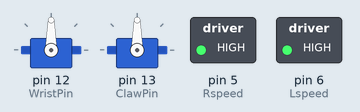
Bench run of a sketch on a simulated Arduino Uno, built with avr-gcc and run on an emulated ATmega328P. On the bench: 2 × servo, switched loads named in the sketch (green lamp = pin HIGH).

Above: at 0.05 s.
At 3.35 s:
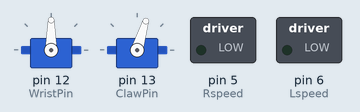
At 4.1 s:
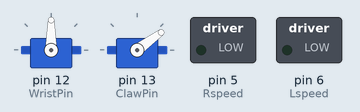
At 4.85 s:
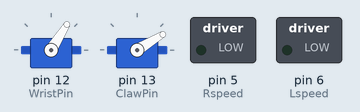
At 6.4 s:
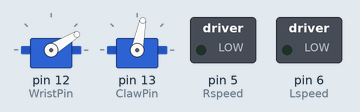
At 12.75 s:
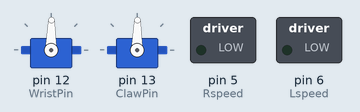
Timing chart, 0 to 16.7 s (numbered marks = the images above):
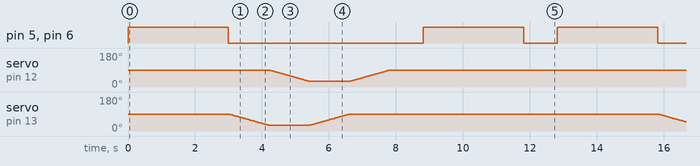

The sketch:

romeo_run_out_battery.ino
```cpp
/******************************************************************************
Romeo_run_out_battery

tests time I can get on a 2S Li ion battery

DFRobot Romeo Drive Bot
Robot for MakerFaire Kansas City Arch Reactor booth


SparkFun robot arm (https://www.sparkfun.com/products/11524 and
https://www.sparkfun.com/products/11674 )


DFRobot Romeo v2 controller board
http://www.dfrobot.com/wiki/index.php/Romeo_V2-All_in_one_Controller_(R3)_(SKU:DFR0225)


Will assume full range of signal (1000 - 2000), simplifies programming
Extreme values outside range only occur with extremes of trim, which
should be a rare outlier - will avoid the overhead of a constrain() operation


M1 is R wheel (pointing forward)
M2 is L wheel


**/

/********************
*** DECLARATIONS ****
********************/
#include <Servo.h>

Servo wrist;
Servo claw;

const int WristPin = 12;
const int ClawPin = 13;

// motor control pins - internally wired on Romeo
const int Rdir   = 4;
const int Rspeed = 5;
const int Ldir   = 7;
const int Lspeed = 6;


/********************
====== BODY =========
********************/

void setup() {
  wrist.attach(WristPin);
  claw.attach(ClawPin);
  wrist.write(90); // starting position
  claw.write(90);

} // end setup()


void loop() {
  forward(255,255);
  delay(3000);
  stop();
  for (int i= 90; i > 30; i -= 1){
    claw.write(i);
    delay(20);
  }
  for (int i= 90; i > 30; i -= 1){
    wrist.write(i);
    delay(20);
  }
  for (int i= 30; i < 90; i += 1){
    claw.write(i);
    delay(20);
  }
  for (int i= 30; i < 90; i += 1){
    wrist.write(i);
    delay(20);
  }
  delay(1000);
  reverse(255,255);
  delay(3000);
  stop();
  delay(1000);

} // end loop()


/********************
----- FUNCTIONS -----
********************/

void stop()
{
  digitalWrite(Rspeed,LOW);
  digitalWrite(Lspeed,LOW);
}

void reverse(int l,int r)   // technically only need 'char" for speeds
{
  digitalWrite(Ldir,LOW);
  analogWrite (Lspeed,l);         //PWM Speed Control
  digitalWrite(Rdir,LOW);
  analogWrite (Rspeed,r);
}

void forward(int l,int r)
{
  digitalWrite(Ldir,HIGH);
  analogWrite (Lspeed,l);
  digitalWrite(Rdir,HIGH);
  analogWrite (Rspeed,l);
}
```

Measured:
- by itself, pin 5 (Rspeed), pin 6 (Lspeed): repeats every 12.8 s: LOW 5.8 s, HIGH 3.0 s, LOW 1.0 s, HIGH 3.0 s
